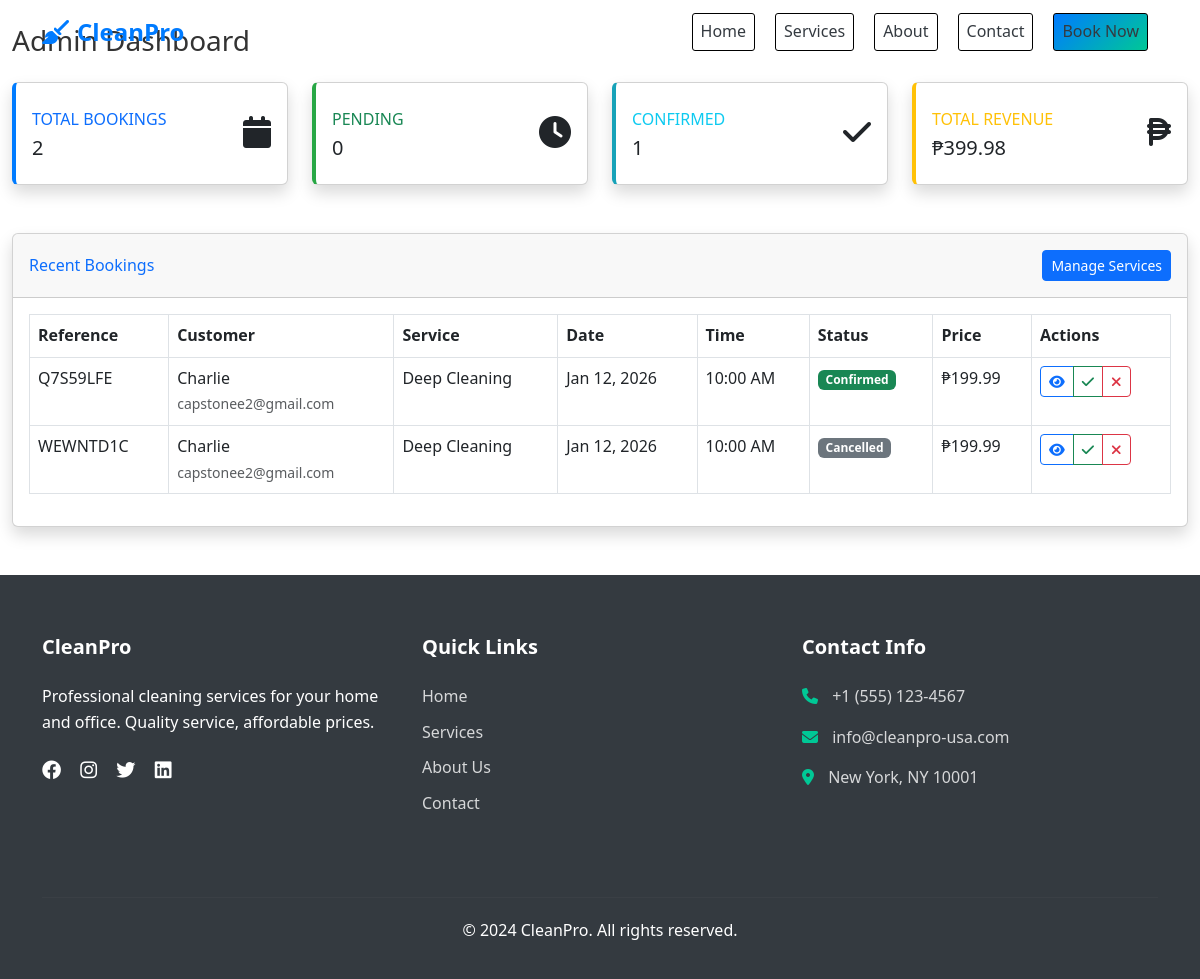
The page /admin on the database its author committed.
### app.py (models this page shows, shortened)
class Booking(db.Model):
    id = db.Column(db.Integer, primary_key=True)
    booking_reference = db.Column(db.String(10), unique=True, nullable=False)
    service_id = db.Column(db.Integer, db.ForeignKey('service.id'), nullable=False)
    customer_name = db.Column(db.String(100), nullable=False)
    customer_email = db.Column(db.String(120), nullable=False)
    customer_phone = db.Column(db.String(20), nullable=False)
    customer_address = db.Column(db.Text, nullable=False)
    booking_date = db.Column(db.Date, nullable=False)
    booking_time = db.Column(db.Time, nullable=False)
    status = db.Column(db.String(20), default='pending')
    created_at = db.Column(db.DateTime, default=datetime.utcnow)
    total_price = db.Column(db.Float, nullable=False)
    service = db.relationship('Service', backref=db.backref('bookings', lazy=True))

class Service(db.Model):
    id = db.Column(db.Integer, primary_key=True)
    name = db.Column(db.String(100), nullable=False)
    description = db.Column(db.Text, nullable=False)
    price = db.Column(db.Float, nullable=False)
    duration = db.Column(db.Integer, nullable=False)  # in hours
    image = db.Column(db.String(200), default='default.jpg')
    category = db.Column(db.String(50), nullable=False)

### app.py (the view)
@app.route('/admin')
def admin():
    bookings = Booking.query.order_by(Booking.created_at.desc()).all()
    return render_template('admin/dashboard.html', bookings=bookings)

### templates/admin/dashboard.html (shortened to what this page needs)
{% extends "base.html" %}
{% block content %}
<div class="container-fluid py-4">
    <div class="row">
        <div class="col-12">
            <h1 class="h3 mb-4">Admin Dashboard</h1>
        </div>
    </div>
    <div class="row mb-4">
        <div class="col-xl-3 col-md-6 mb-4">
            <div class="card border-left-primary shadow h-100 py-2">
                <div class="card-body">
                    <div class="row no-gutters align-items-center">
                        <div class="col mr-2">
                            <div class="text-xs font-weight-bold text-primary text-uppercase mb-1">Total Bookings</div>
                            <div class="h5 mb-0 font-weight-bold text-gray-800">{{ bookings|length }}</div>
                        </div>
                        <div class="col-auto">
                            <i class="fas fa-calendar fa-2x text-gray-300"></i>
                        </div>
                    </div>
                </div>
            </div>
        </div>
        <div class="col-xl-3 col-md-6 mb-4">
            <div class="card border-left-success shadow h-100 py-2">
                <div class="card-body">
                    <div class="row no-gutters align-items-center">
                        <div class="col mr-2">
                            <div class="text-xs font-weight-bold text-success text-uppercase mb-1">Pending</div>
                            <div class="h5 mb-0 font-weight-bold text-gray-800">{{ bookings|selectattr('status', 'equalto', 'pending')|list|length }}</div>
                        </div>
                        <div class="col-auto">
                            <i class="fas fa-clock fa-2x text-gray-300"></i>
                        </div>
                    </div>
                </div>
            </div>
        </div>
        <div class="col-xl-3 col-md-6 mb-4">
            <div class="card border-left-info shadow h-100 py-2">
                <div class="card-body">
                    <div class="row no-gutters align-items-center">
                        <div class="col mr-2">
                            <div class="text-xs font-weight-bold text-info text-uppercase mb-1">Confirmed</div>
                            <div class="h5 mb-0 font-weight-bold text-gray-800">{{ bookings|selectattr('status', 'equalto', 'confirmed')|list|length }}</div>
                        </div>
                        <div class="col-auto">
                            <i class="fas fa-check fa-2x text-gray-300"></i>
                        </div>
                    </div>
                </div>
            </div>
        </div>
        <div class="col-xl-3 col-md-6 mb-4">
            <div class="card border-left-warning shadow h-100 py-2">
                <div class="card-body">
                    <div class="row no-gutters align-items-center">
                        <div class="col mr-2">
                            <div class="text-xs font-weight-bold text-warning text-uppercase mb-1">Total Revenue</div>
                            <div class="h5 mb-0 font-weight-bold text-gray-800">₱{{ "%.2f"|format(bookings|sum(attribute='total_price')) }}</div>
                        </div>
                        <div class="col-auto">
                            <i class="fas fa-peso-sign fa-2x text-gray-300"></i>
                        </div>
                    </div>
                </div>
            </div>
        </div>
    </div>
    <div class="row">
        <div class="col-12">
            <div class="card shadow mb-4">
                <div class="card-header py-3 d-flex flex-row align-items-center justify-content-between">
                    <h6 class="m-0 font-weight-bold text-primary">Recent Bookings</h6>
                    <a href="{{ url_for('admin_services') }}" class="btn btn-sm btn-primary">Manage Services</a>
                </div>
                <div class="card-body">
                    <div class="table-responsive">
                        <table class="table table-bordered" id="bookingsTable" width="100%" cellspacing="0">
                            <thead>
                                <tr>
                                    <th>Reference</th>
                                    <th>Customer</th>
                                    <th>Service</th>
                                    <th>Date</th>
                                    <th>Time</th>
                                    <th>Status</th>
                                    <th>Price</th>
                                    <th>Actions</th>
                                </tr>
                            </thead>
                            <tbody>
                                {% for booking in bookings %}
                                <tr>
                                    <td>{{ booking.booking_reference }}</td>
                                    <td>
                                        <div>{{ booking.customer_name }}</div>
                                        <small class="text-muted">{{ booking.customer_email }}</small>
                                    </td>
                                    <td>{{ booking.service.name }}</td>
                                    <td>{{ booking.booking_date.strftime('%b %d, %Y') }}</td>
                                    <td>{{ booking.booking_time.strftime('%I:%M %p') }}</td>
                                    <td>
                                        <span class="badge bg-{{ 'warning' if booking.status == 'pending' else 'success' if booking.status == 'confirmed' else 'secondary' }}">
                                            {{ booking.status.title() }}
                                        </span>
                                    </td>
                                    <td>₱{{ "%.2f"|format(booking.total_price) }}</td>
                                    <td>
                                        <div class="btn-group btn-group-sm">
                                            <button class="btn btn-outline-primary" onclick="viewBooking('{{ booking.id }}')">
                                                <i class="fas fa-eye"></i>
                                            </button>
                                            <button class="btn btn-outline-success" onclick="confirmBooking('{{ booking.id }}')">
                                                <i class="fas fa-check"></i>
                                            </button>
                                            <button class="btn btn-outline-danger" onclick="cancelBooking('{{ booking.id }}')">
                                                <i class="fas fa-times"></i>
                                            </button>
                                        </div>
                                    </td>
                                </tr>
                                {% endfor %}
                            </tbody>
                        </table>
                    </div>
                </div>
            </div>
        </div>
    </div>
</div>
{% endblock %}

### static/css/style.css (style rules this page uses)
:root { --primary-color: #007bff; --secondary-color: #6c757d; --success-color: #28a745; --warning-color: #ffc107; --danger-color: #dc3545; --info-color: #17a2b8; --light-color: #f8f9fa; --dark-color: #343a40; --accent-color: #00c896; --gradient-primary: linear-gradient(135deg, #007bff 0%, #00c896 100%); --gradient-secondary: linear-gradient(135deg, #667eea 0%, #764ba2 100%); }
body { font-family: 'Segoe UI', Tahoma, Geneva, Verdana, sans-serif; line-height: 1.6; color: #333; padding-top: 0; }
.border-left-primary { border-left: 4px solid var(--primary-color) !important; }
.border-left-success { border-left: 4px solid var(--success-color) !important; }
.border-left-info { border-left: 4px solid var(--info-color) !important; }
.border-left-warning { border-left: 4px solid var(--warning-color) !important; }

### rows shown on the page
Booking: booking_reference "Q7S59LFE", customer_name "Charlie", customer_email "capstonee2@gmail.com", service.name "Deep Cleaning", booking_date "Jan 12, 2026", booking_time "10:00 AM", status "Confirmed", total_price "199.99"
Booking: booking_reference "WEWNTD1C", customer_name "Charlie", customer_email "capstonee2@gmail.com", service.name "Deep Cleaning", booking_date "Jan 12, 2026", booking_time "10:00 AM", status "Cancelled", total_price "199.99"

### other values the page prints
{{ bookings|length }} "2"
{{ bookings|selectattr('status', 'equalto', 'pending')|list|length }} "0"
{{ bookings|selectattr('status', 'equalto', 'confirmed')|list|length }} "1"
{{ "%.2f"|format(bookings|sum(attribute='total_price')) }} "399.98"
